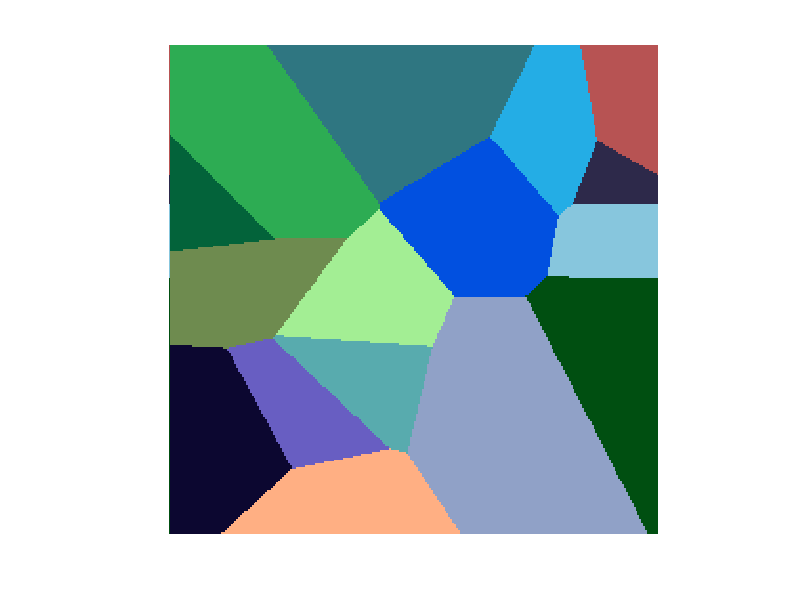

Reproduce this figure in MATLAB.
n = 256;
voronoi = zeros(n,n,3);
dvoronoi = double(voronoi);
x=randi([1,n],2,16);
answer = zeros(n,n,16);
temp = 363;
pnum = 1;
color = randi ([0,256],1,16,3);

for i = 1 : n
    for j = 1 : n
        
        for p = 1 : 16

        if norm([i j]-[x(1,p) x(2,p)]) < temp 
            temp = norm([i j]-[x(1,p) x(2,p)]);
            pnum = p;
        end


       
        end
        
        dvoronoi(i,j,1) = color(1,pnum,1);
        dvoronoi(i,j,2) = color(1,pnum,2);
        dvoronoi(i,j,3) = color(1,pnum,3);
        temp = 363;

    end
end
result = uint8(dvoronoi);
imshow(result)

